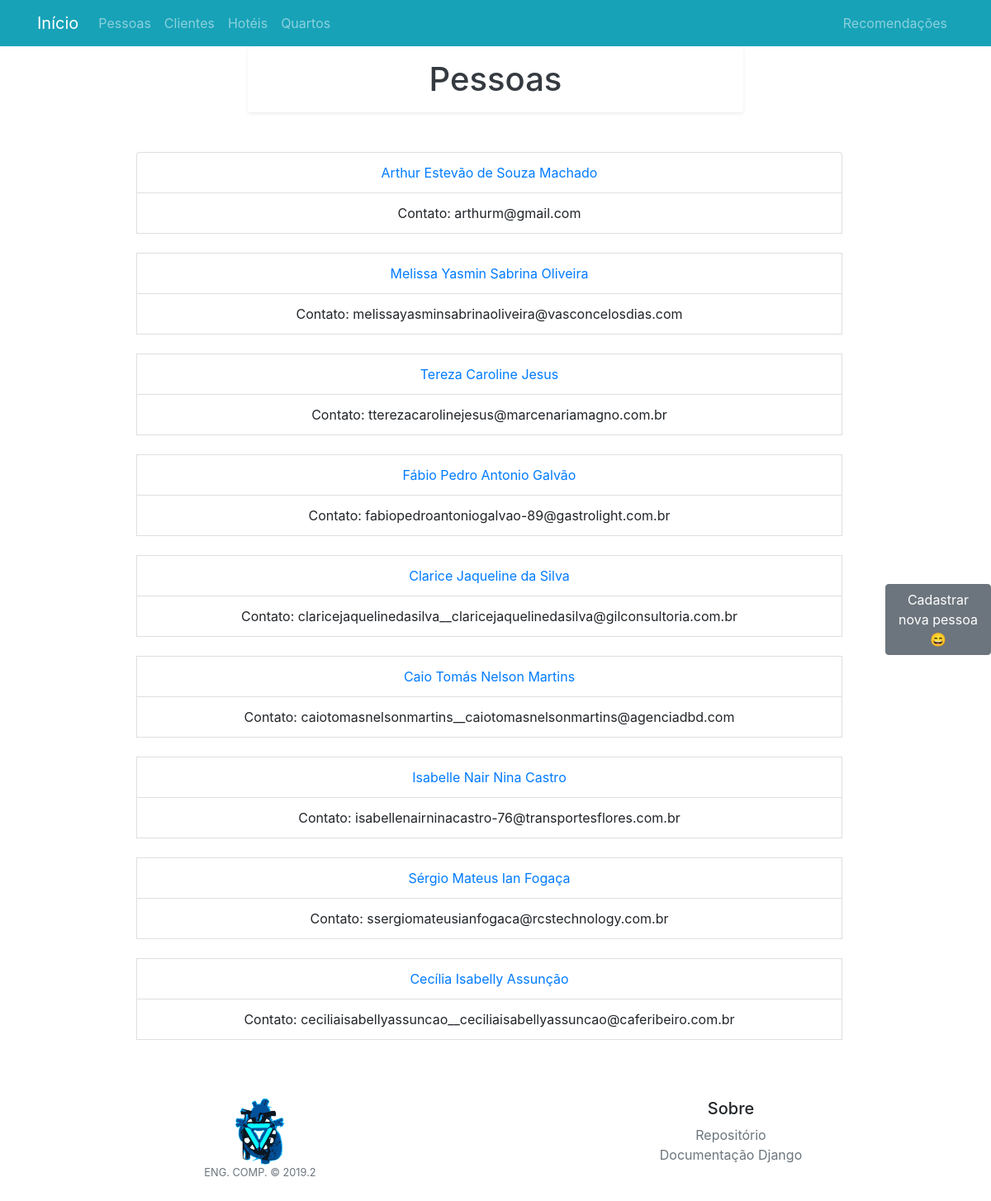
The page /pessoa/view on the database its author committed.
### apps/core/models.py (models this page shows)
class Pessoa(models.Model):
	nome = models.CharField(verbose_name='Nome', max_length=100)
	cpf = models.CharField(verbose_name='CPF', max_length=14)
	email = models.EmailField(verbose_name='Email')
	def __str__(self):
		return self.nome

### apps/api/views.py (the view)
# urls.py: path('pessoa/view', pessoa_view, name='pessoa_view'),
def pessoa_view(request):
    context = dict()
    context['pessoas'] = Pessoa.objects.all()
    context['tipo'] = 'pessoas'
    return render(request, 'view.html', context=context)

### templates/view.html (shortened to what this page needs)
{% extends 'base.html' %}
{% load static %}
{% block content %}
  <head>
  </head>
  <body>
      {% if tipo == 'clientes' %}
          <h1 class="text-center container col-6 mb-2 bg-light text-dark shadow-sm p-3 mb-5 bg-white rounded">Clientes</h1>
          <a href="{% url 'cliente_create' %}" class="btn btn-secondary" id="menu">Cadastrar novo cliente &#128525</a>
          <div class="col-9 container">
              <ul class="container list-group">
                {% for cliente in clientes %}
                  <li class="text-center list-group-item">
                      <a href="{% url 'cliente_edit' cliente.id %}">{{ cliente }}</a>
                      <li class="text-center list-group-item">
                            <a class="text-center">Contato: {{ cliente.telefone }}</a>
                      </li>
                  </li>
                  <br>
                {% endfor %}
              </ul>
          </div>
      {% elif tipo == 'pessoas' %}
          <h1 class="text-center container col-6 mb-2 bg-light text-dark shadow-sm p-3 mb-5 bg-white rounded">Pessoas</h1>
            <a href="{% url 'pessoa_create' %}" class="btn btn-secondary" id="menu">Cadastrar nova pessoa &#128516</a>
            <div class="col-9 container">
                <ul class="container list-group">
                {% for pessoa in pessoas %}
                      <li class="text-center list-group-item">
                          <a href="{% url 'pessoa_edit' pessoa.id %}">{{ pessoa }}</a>
                          <li class="text-center list-group-item">
                            <a class="text-center">Contato: {{ pessoa.email }}</a>
                          </li>
                      </li>
                      <br>
                {% endfor %}
                </ul>
            </div>
      {% else %}
          <h1>Erro!</h1>
      {% endif %}
  </body>
</html>
{% endblock %}

### apps/api/static/css/custom.css (style rules this page uses)
#menu { position: fixed; right: 0; top: 50%; width: 8em; margin-top: -2.5em; }

### rows shown on the page
Pessoa: nome "Arthur Estevão de Souza Machado", email "arthurm@gmail.com"
Pessoa: nome "Melissa Yasmin Sabrina Oliveira", email "melissayasminsabrinaoliveira@vasconcelosdias.com"
Pessoa: nome "Tereza Caroline Jesus", email "tterezacarolinejesus@marcenariamagno.com.br"
Pessoa: nome "Fábio Pedro Antonio Galvão", email "fabiopedroantoniogalvao-89@gastrolight.com.br"
Pessoa: nome "Clarice Jaqueline da Silva", email "claricejaquelinedasilva__claricejaquelinedasilva@gilconsultoria.com.br"
Pessoa: nome "Caio Tomás Nelson Martins", email "caiotomasnelsonmartins__caiotomasnelsonmartins@agenciadbd.com"
Pessoa: nome "Isabelle Nair Nina Castro", email "isabellenairninacastro-76@transportesflores.com.br"
Pessoa: nome "Sérgio Mateus Ian Fogaça", email "ssergiomateusianfogaca@rcstechnology.com.br"
Pessoa: nome "Cecília Isabelly Assunção", email "ceciliaisabellyassuncao__ceciliaisabellyassuncao@caferibeiro.com.br"
